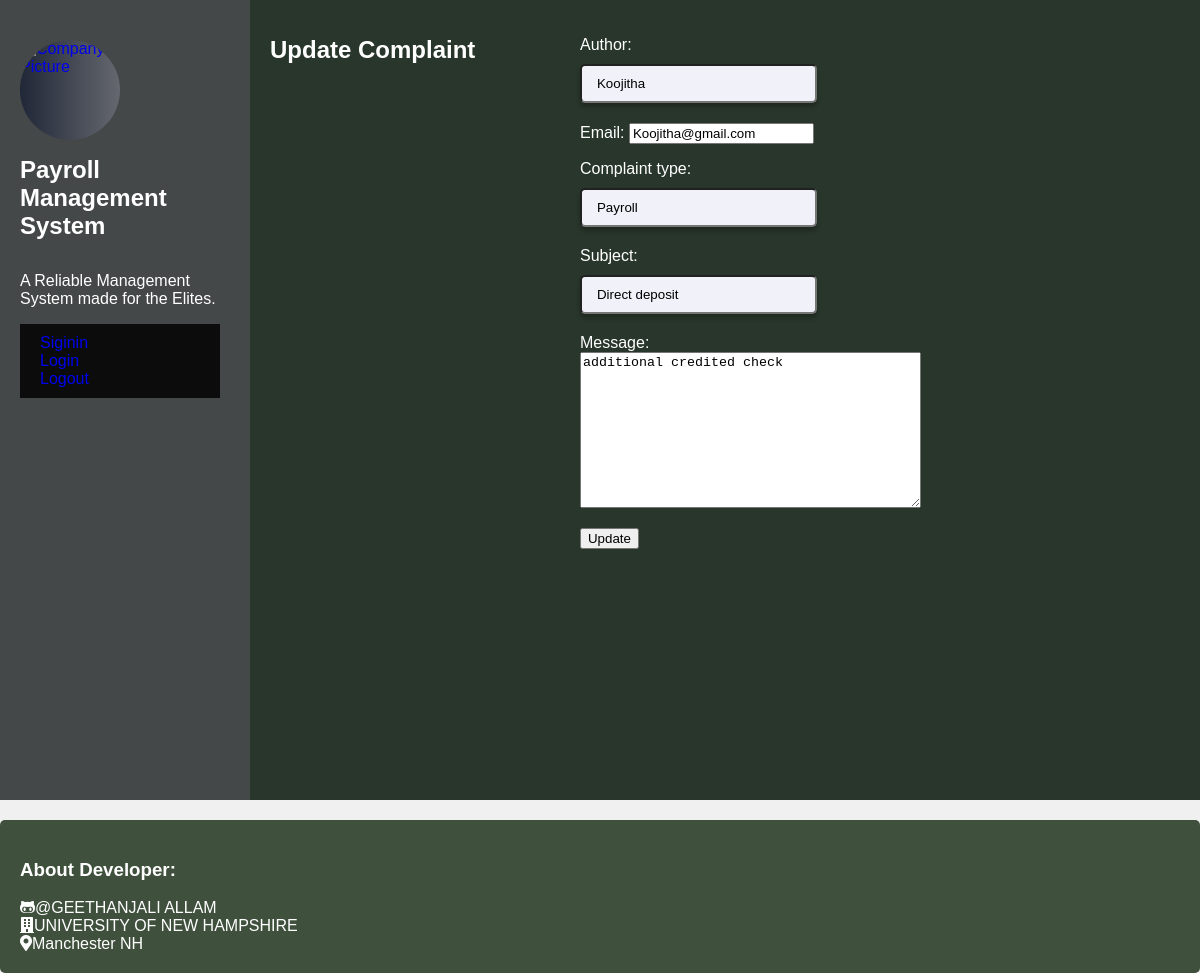
Page /accounts/update_complaint/8/ (signed in) on the committed database.
### Management/models.py (models this page shows, shortened)
class Complaint(models.Model):
    author = models.CharField(max_length=100)
    email = models.EmailField()
    complaint_type = models.CharField(max_length=100)
    subject = models.CharField(max_length=200)
    message = models.TextField()

### Management/views.py (the view)
# urls.py: path('update_complaint/<int:complaint_id>/', views.update_complaint, name='Update_Complaint'),
@login_required
def update_complaint(request, complaint_id):
    complaint = get_object_or_404(Complaint, id=complaint_id)
    if request.method == "POST":
        form = UpdateComplaintForm(request.POST, instance=complaint)
        if form.is_valid():
            form.save()
            return redirect("Management:View_Complaint")
    else:
        form = UpdateComplaintForm(instance=complaint)
    return render(request, "Management/update_complaint.html", {
        "form": form,
        "complaint_id": complaint_id,
        "favorites": favorites
    })

### Management/views.py
class UpdateComplaintForm(forms.ModelForm):
    class Meta:
        model = Complaint
        fields = ['author', 'email', 'complaint_type', 'subject', 'message']

### Management/templates/Management/update_complaint.html (shortened to what this page needs)
{% extends "Management/layout.html" %}
{% block body %}
    <h1>Update Complaint</h1>
    <form method="post" action="">
        {{ form.as_p }}
        <button type="submit">Update</button>
    </form>
{% endblock body %}

### Management/static/Management/styles.css (style rules this page uses)
body { margin: 0; font-family: -apple-system, BlinkMacSystemFont, "Segoe UI", "Roboto", "Oxygen", "Ubuntu", "Cantarell", "Fira Sans", "Droid Sans", "Helvetica Neue", sans-serif; -webkit-font-smoothing: antialiased; -moz-osx-font-smoothing: grayscale; color: #c6c9cf }
input[type=text] { width: 70%; display: block; padding: 10px 15px; margin: 10px 0 20px; border-radius: 5px; background: #f0f1f9; box-shadow: 0 4px 4px rgba(0, 0, 0, .25) }

### Management/templates/Management/layout.html (style rules this page uses)
body { font-family: Arial, sans-serif; background-color: #f0f0f0; margin: 0; padding: 0; }
h1 { font-size: 24px; color: #ffffff; }
p { font-size: 16px; color: #ffffff; }

### rows in the picture
Complaint: author "Koojitha", email "Koojitha@gmail.com", complaint_type "Payroll", subject "Direct deposit", message "additional credited check"
